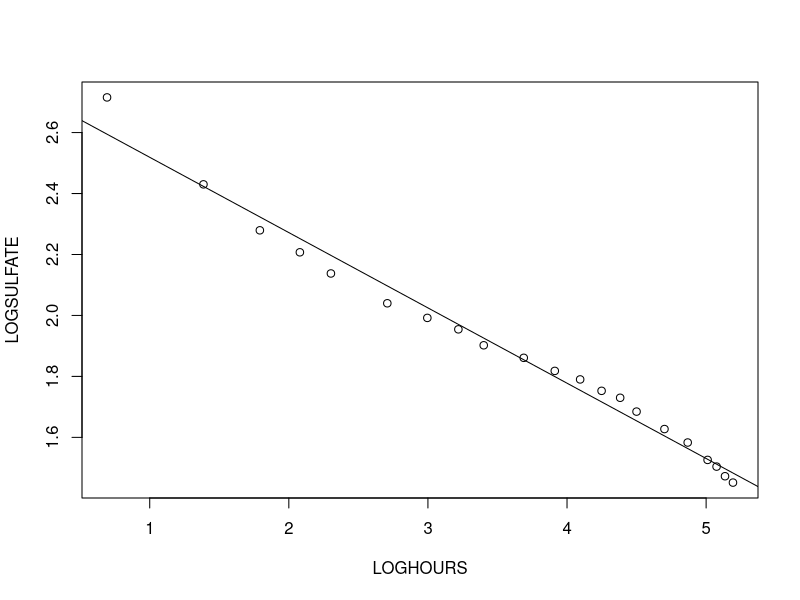
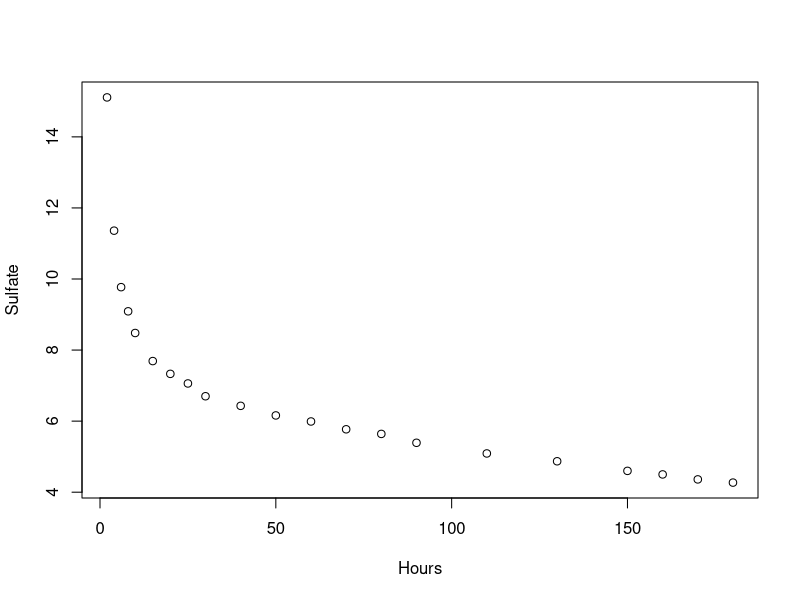

The R script that drew these images, in order:
## ---- chunk 1
brunhild = read.delim("brunhild.txt")
model = lm(log(Sulfate) ~ log(Hours), data = brunhild)
plot(log(brunhild$Hours), log(brunhild$Sulfate), xlab = "LOGHOURS", ylab = "LOGSULFATE")
abline(model)
## ---- chunk 2
plot(brunhild)
